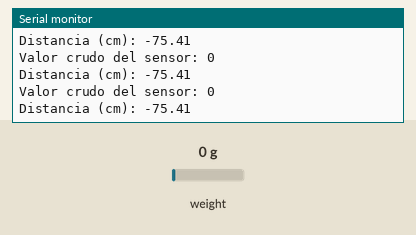
Recording of a sketch running on a simulated Arduino Uno, built with avr-gcc and run on an emulated ATmega328P. On the bench: the last lines printed to the serial monitor. The test bench sets the inputs (shaded band); at power-on: weight on the scale 0 g.

Above: at 1.5 s.
1.6 s: weight on the scale set to 100 g
At 2.2 s:
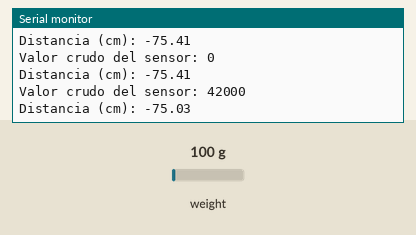
3.1 s: weight on the scale set to 1250 g
At 3.6 s:
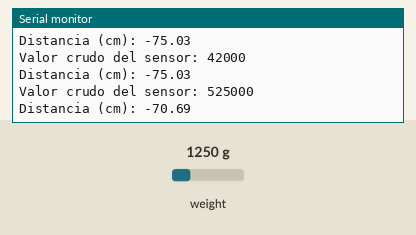
Timing chart, 0 to 6.1 s (numbered marks = the images above; inputs shaded):
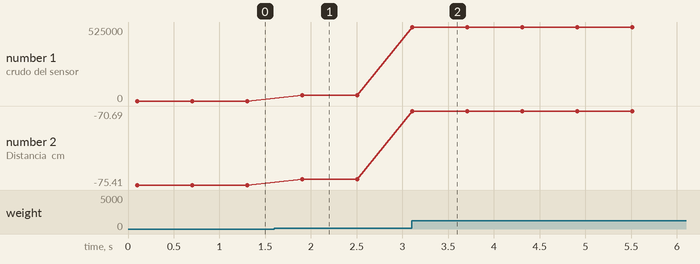

Measured:
- after the input at 1.6 s, the serial monitor: prints a new line after 0.30 s (image 1)
- after the input at 3.1 s, the serial monitor: prints a new line at once (image 2)
- plotted number 1: 0 → 42000 after the input at 1.6 s, 42000 → 525000 after the input at 3.1 s
- plotted number 2: -75.41 → -75.03 after the input at 1.6 s, -75.03 → -70.69 after the input at 3.1 s

The sketch:

sensor_presion.ino
```cpp
#include <Q2HX711.h>

// Pines para el sensor de presión
const byte pin_Datos = A2; // OUT del módulo HX711
const byte pin_Reloj = A3; // SCK del módulo HX711
Q2HX711 hx711(pin_Datos, pin_Reloj);

// Valores crudos de referencia para la calibración
const uint32_t valor_0cm = 8398375;
const uint32_t valor_8cm = 9289384;

void setup() {
  Serial.begin(115200);
  Serial.println("Iniciando lectura y calibración del sensor HX711...");
}

void loop() {
  // Leer el valor crudo del sensor
  uint32_t valorSensor = hx711.read();

  // Calcular la distancia en cm mediante interpolación lineal
  float distancia = calcularDistancia(valorSensor);

  // Mostrar el valor crudo y la distancia calibrada
  Serial.print("Valor crudo del sensor: ");
  Serial.println(valorSensor);
  Serial.print("Distancia (cm): ");
  Serial.println(distancia, 2); // Mostrar con dos decimales

  delay(500); // Esperar 500 ms antes de la siguiente lectura
}

float calcularDistancia(uint32_t valorSensor) {
  // Interpolación lineal entre los valores de referencia
  float pendiente = (8.0 - 0.0) / (float)(valor_8cm - valor_0cm);
  float intercepto = 0.0 - pendiente * valor_0cm;

  // Aplicar la fórmula para obtener la distancia
  return pendiente * valorSensor + intercepto;
}
```
